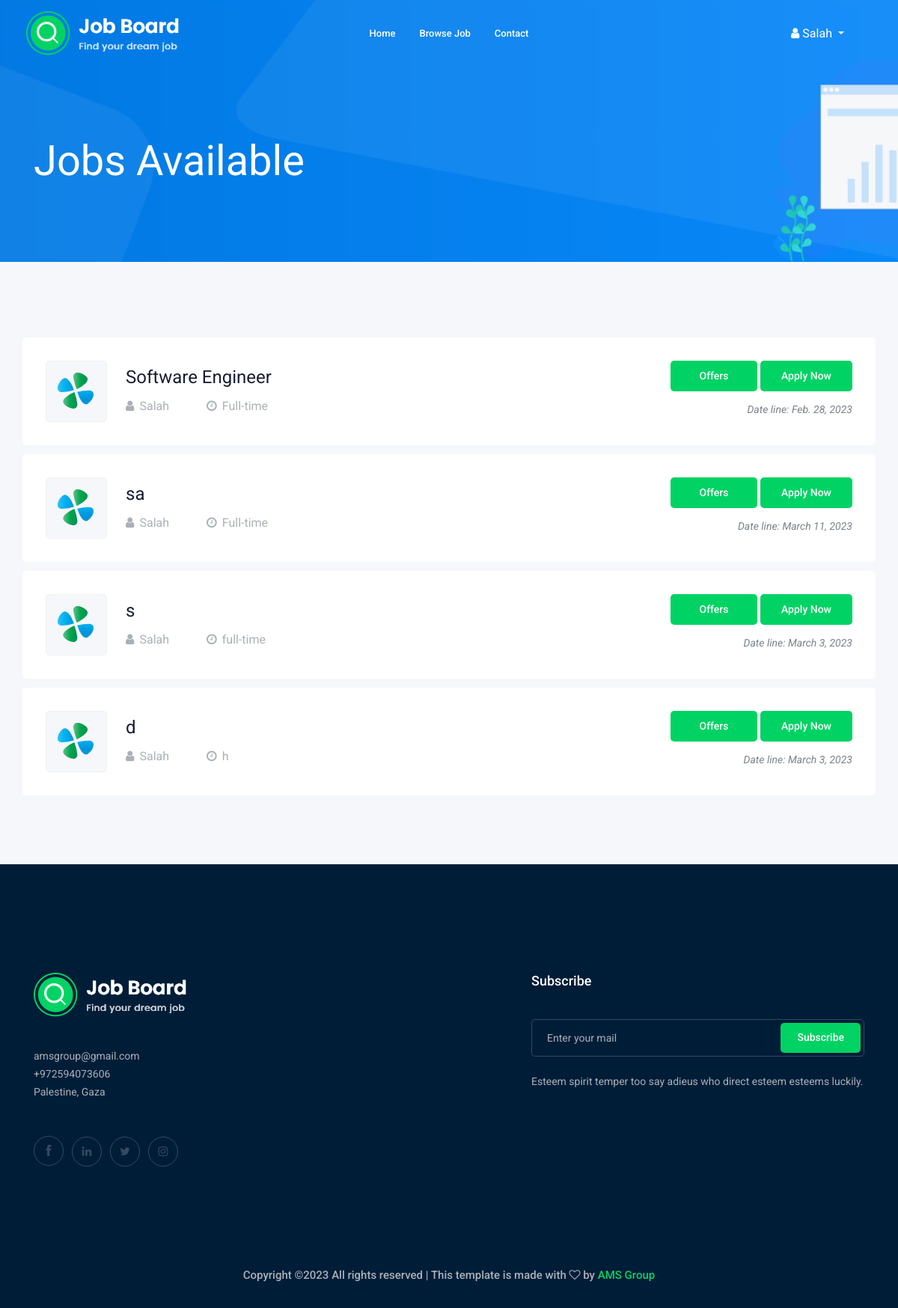
/home/Engineering/ (signed in), run on the app's committed database.
### job/models.py (models this page shows, shortened)
class job(models.Model):
    title = models.CharField(max_length=30)
    description = models.TextField(max_length=6000)
    created_at = models.DateTimeField(auto_now_add=True)
    deadline = models.DateTimeField()
    salary = models.FloatField(blank=True)
    category = models.ForeignKey(category, on_delete=models.CASCADE)
    created_by = models.ForeignKey(customer, on_delete=models.CASCADE)
    cover = models.ImageField(upload_to="img/post/", null=True)
    job_nature = models.CharField(max_length=30, null=True)

class customer(models.Model):
    user = models.OneToOneField(User, on_delete=models.CASCADE)
    card = models.IntegerField()
    country = models.CharField(max_length=100)
    image = models.ImageField(upload_to="img/customer/", null=True)
    def __str__(self):
        return str(self.user.username)

### job/views.py (the view)
# urls.py: path('home/<str:c>/', views.all_jobs, name="all_jobs"),
@login_required
def all_jobs(request,c):
    alljobs=categorys.objects.all()
    job = jobs.objects.order_by('-id')[:5]
    alljobs = jobs.objects.filter(
        category__name__contains=c)
    context = {
                "alljobs":alljobs,
                "job": job,
            }
    return render(request,"pages/a.html",context)

### templates/pages/a.html (shortened to what this page needs)
{% extends 'base.html' %}
{% load static %}
{% block header %}{% include "includes/header.html" %}{% endblock %}
{% block content %}
    <div class="bradcam_area bradcam_bg_1">
        <div class="container">
            <div class="row">
                <div class="col-xl-12">
                    <div class="bradcam_text">
                        <h3>Jobs Available</h3>
                    </div>
                </div>
            </div>
        </div>
    </div>
    <div class="job_listing_area plus_padding">
        <div class="container">
            <div class="row">
                <div class="col-lg-25">
                    <div class="job_lists m-0">
                        <div class="row">
                            {% for job in alljobs %}
                                <div class="col-lg-12 col-md-12">
                                    <div class="single_jobs white-bg d-flex justify-content-between">
                                        <div class="jobs_left d-flex align-items-center">
                                            <div class="thumb">
                                                <img src="{% static 'img/svg_icon/1.svg' %}" alt="">
                                            </div>
                                            <div class="jobs_conetent">
                                                <h4>{{job.title}}</h4>
                                                <div class="links_locat d-flex align-items-center">
                                                    <div class="location">
                                                        <p> <i class="fa fa-user"></i>{{job.created_by}}</p>
                                                    </div>
                                                    <div class="location">
                                                        <p> <i class="fa fa-clock-o"></i>{{ job.job_nature }}</p>
                                                    </div>
                                                </div>
                                            </div>
                                        </div>
                                        <div class="jobs_right">
                                            <div class="apply_now">
                                                <a href="{% url 'offers' job.id %}" class="boxed-btn3">&nbsp;&nbsp; Offers &nbsp;&nbsp;</a>
                                                <a href="{% url 'job_details' job.pk %}" class="boxed-btn3">Apply Now</a>
                                            </div>
                                            <div class="date">
                                                <p>Date line: {{job.deadline.date}}</p>
                                            </div>
                                        </div>
                                    </div>
                                </div>
                            {% endfor %}
                        </div>
                    </div>
                </div>
            </div>
        </div>
    </div>
{% endblock %}
{% block footer %}
    {% include "includes/footer.html" %}
{% endblock  %}

### templates/includes/header.html (shortened to what this page needs)
{% load static %}
<header>
    <div class="header-area">
        <div id="sticky-header" class="main-header-area">
            <div class="container-fluid ">
                <div class="header_bottom_border">
                    <div class="row align-items-center">
                        <div class="col-xl-3 col-lg-2">
                            <div class="logo">
                                <a href="{% url 'index' %}">
                                    <img src="{% static 'img/logo.png' %}" alt="">
                                </a>
                            </div>
                        </div>
                        <div class="col-xl-6 col-lg-7">
                            <div class="main-menu  d-none d-lg-block">
                                <nav>
                                    <ul id="navigation">
                                        <li><a href="{% url 'index' %}">home</a></li>
                                        <li><a href="{% url 'browse_more_job' %}">Browse Job</a></li>
                                        <li><a href="#footer">Contact</a></li>
                                    </ul>
                                </nav>
                            </div>
                        </div>
                        {% if user.is_authenticated %}
                            <ul class="navbar-nav ml-auto mr-5 ">
                                <li class="nav-item dropdown">
                                    <a class="nav-link dropdown-toggle text-white p-1" href="#" id="userMenu" data-toggle="dropdown" aria-haspopup="true" aria-expanded="false">
                                        <i class="fa fa-user"></i> {{ user.username }}
                                    </a>
                                </li>
                            </ul>
                        {% endif %}
                        <div class="col-12">
                        </div>
                    </div>
                </div>
            </div>
        </div>
    </div>
</header>

### data on the page
job: title "Software Engineer", created_by "Salah", job_nature "Full-time", deadline "Feb. 28, 2023"
job: title "sa", created_by "Salah", job_nature "Full-time", deadline "March 11, 2023"
job: title "s", created_by "Salah", job_nature "full-time", deadline "March 3, 2023"
job: title "d", created_by "Salah", job_nature "h", deadline "March 3, 2023"

### other printed values
{{ user.username }} "Salah"
